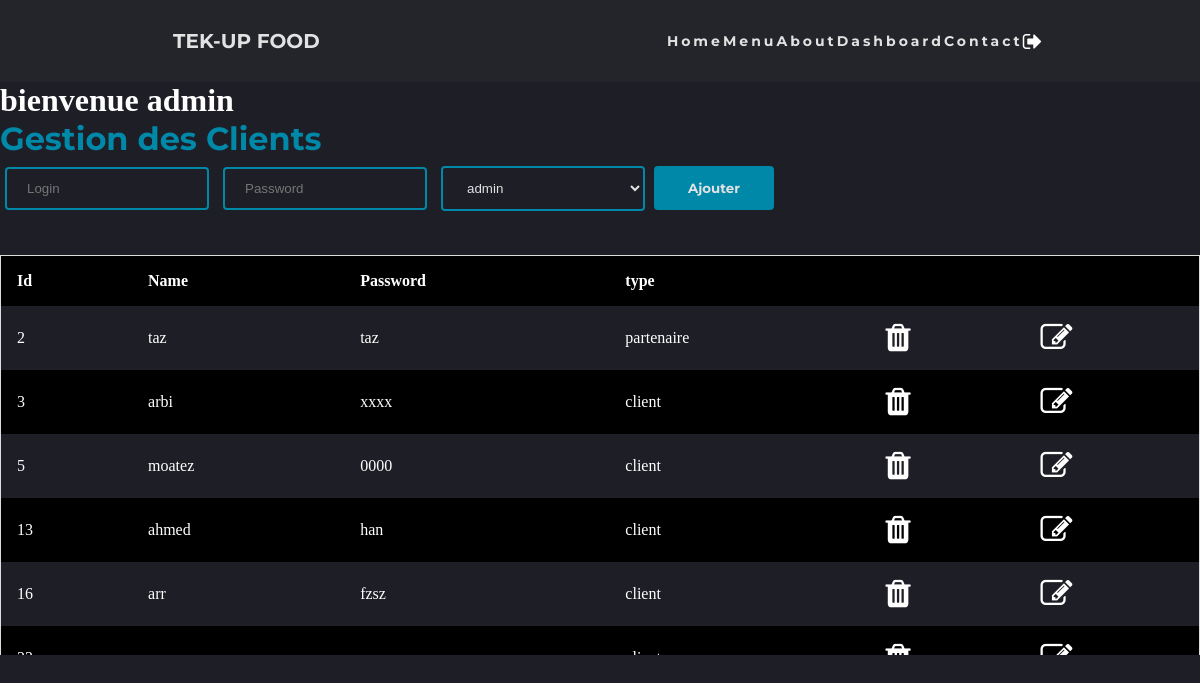
The page /login_success.php (signed in) on the database its author committed.
### tables this page shows
CREATE TABLE `users` (
  `id` int(11) NOT NULL,
  `username` varchar(30) NOT NULL,
  `password` varchar(30) NOT NULL,
  `type` varchar(30) NOT NULL
);

### controlleur.php (called while the page is built, shortened)
<?php
require_once "model.php";
$client = (object)['id' => -1 ,'username' => '','password' => '','type' => ''];
 $clients= getAllClient();
?>

### model.php (called while the page is built, shortened)
<?php
$pdo = new PDO("mysql:host=localhost;dbname=food","root","");
function getAllClient()
{
    global $pdo;
    $sql ="SELECT * FROM users ";
    $stmt = $pdo->prepare($sql);
     $stmt->execute();
    return $stmt->fetchAll(PDO::FETCH_OBJ);
}
?>

### login_success.php (the view, shortened to what this page needs)
<?php
                require_once "controlleur.php";
            ?>
<html>
    <head>
        <link rel="stylesheet" type="text/css" href="./css/style.css">
        <link rel="stylesheet" type="text/css" href="./fonts/font-awesome/css/font-awesome.css">
    </head>
    <body class="blackdiv" >
    <header>
<nav>
<div class="logo">
    <h4 class="titre">TEK-UP FOOD </h4>
</div>
<ul class="nav_links">
<li><a href="index.php">Home</a></li>
<li><a href="">Menu</a></li>
<li><a href="index.php">About</a></li>
<li><a href="login_success.php">Dashboard</a></li>
<li><a href="contact.php">Contact</a></li>
<li><a href='deconnexion.php'><h1 class="symbol1"><i class="fa fa-sign-out" aria-hidden="true"></i><h1></a></li>
</ul>
</nav>
</header>
        <div >
            <?php
            echo '<h1 style="color:white" >'."bienvenue ".$_SESSION["username"].'</h1>';
            ?>
            </div>
<h1 class="tit">Gestion des Clients</h1>
            <form method="get" action="#">
  <input type="text"  name="username"class="input1" placeholder="Login" value="<?= $client->username ?>">
  <input type="text" name="password"class="input1"placeholder="Password" value="<?= $client->password ?>">
  <select name="type"class="input1" value="<?= $client->type ?>">
  <option>admin</option>
  </select>
    <button class="sub">
    <?php if($client->id ==-1) :?>
    Ajouter
    <?php else :?>
    Modifier
    <?php endif;?>
    </button>
</form><br><br>
<div   class="tab">
<table>
<tr>
<th>Id</th>
<th>Name</th>
<th>Password</th>
<th>type</th>
<?php foreach ($clients as $c) : ?>
<tr>
    <td><?= $c->id ?></td>
    <td><?= $c->username ?></td>
    <td><?= $c->password ?></td>
    <td><?= $c->type ?></td>
    <td><a href="?action=del&id=<?= $c->id ?>"><h1 class="symbol1" ><i class="fa fa-trash" aria-hidden="true"></i><h1></a></td>
    <td><a href="?action=edit&id=<?= $c->id ?>"><h1 class="symbol1"><i class="fa fa-pencil-square-o" aria-hidden="true"></i></h1></a></td>
    </tr>
<?php endforeach; ?>
</table>
</div>
    </body>
</html>

### css/style.css (style rules this page uses)
* { box-sizing: border-box; margin: 0; padding: 0; }
nav { display: flex; justify-content: space-around; align-items: center; min-height: 8vh; background-color: #24252A; font-family: "Montserrat", sans-serif; }
.logo { color: rgba(226,226,226); text-transform: uppercase; initial-letter: 3px; font-size: 20px; margin-right: 1px; }
.nav_links { display: flex; justify-content: space-around; width: 30% }
.nav_links a { color: rgba(226,226,226); text-decoration: none; letter-spacing: 3px; font-weight: bold; font-size: 14px; }
.nav_links li { list-style: none; }
body { margin: 0px; padding: 0px; }
ul { list-style:none; }
a { text-decoration: none; }
.titre { margin-left: 0px; }

### login_success.php (style rules this page uses)
.blackdiv { background-color: #1e1e26; }
.input1 { width: 17%; padding: 12px 20px; margin: 8px 5px; box-sizing: border-box; border: 2px solid #0088a9; border-radius: 4px; background-color: #1e1e26; color:rgba(226,226,226); }
.sub { width: 10%; padding: 12px 20px; margin: 8px 0; box-sizing: border-box; border: 2px solid #0088a9; border-radius: 4px; background-color: #0088a9; color: rgba(226,226,226); font-weight: bold; font-family: "Montserrat", sans-serif; }
.tit { color: #0088a9; font-family: "Montserrat", sans-serif; text-align: "center"; }
table { border-collapse: collapse; border-spacing: 0; width:100%; border: 1px solid #ddd; background-color: black; color:white; overflow-x:none; }
th, td { text-align: left; padding: 16px; }
tr:nth-child(even) { background-color: #1e1e26; color:white; }
.symbol1 { color: white; }
.tab { overflow-y:auto; height:400px; overflow-x:none; }

### rows shown on the page
users: id "2", username "taz", password "taz", type "partenaire"
users: id "3", username "arbi", password "xxxx", type "client"
users: id "5", username "moatez", password "0000", type "client"
users: id "13", username "ahmed", password "han", type "client"
users: id "16", username "arr", password "fzsz", type "client"

### other values the page prints
$_SESSION["username"] "admin"
